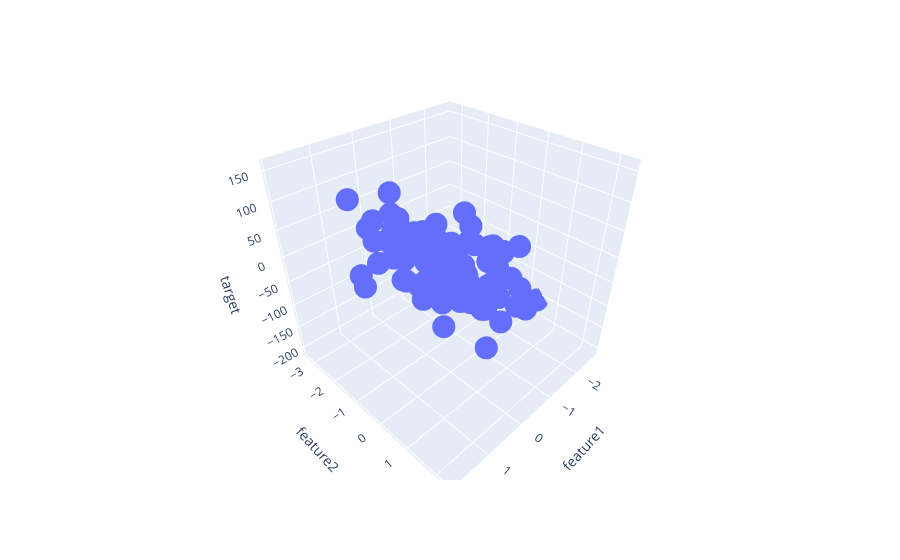

Write notebook code for a chart like this one.
### Code cell
fig=px.scatter_3d(df, x="feature1", y="feature2", z="target")
fig.show()
